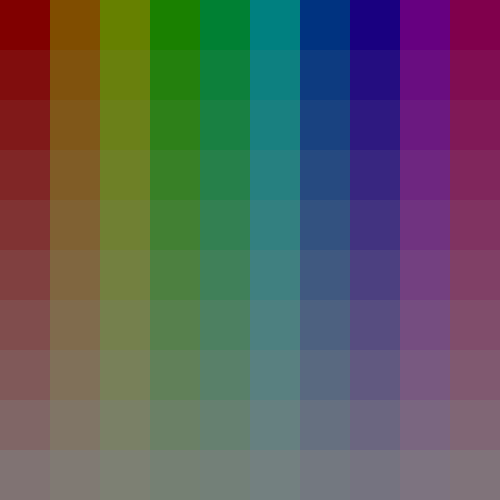
Frame 1 (no input)
Frame 60 (no input): identical to frame 1, image omitted
Frame 120 (the mouse pressed at the canvas centre since frame 60): identical to frame 1, image omitted

The p5.js sketch that drew this single still picture (run headless with seeded random() and noise() and a simulated clock; from frame 60 on, the mouse is pressed at the canvas centre):

// p5.js sketch
// ── sketch.js
function setup() {
  createCanvas(500, 500);
  colorMode(HSB, width, height, 100); // the 360 is related to the 720
  //  rectMode(CENTER);
  noStroke();
}

function draw() {
  fill(360, 100, 100);

  var numOfCols = 10; //ten columns
  var numOfRows = 10; //ten rows

  var colX = width / numOfCols; //creating an x grid
  var colY = height / numOfRows;
//forloops draw the rectangles
  for (var gridY = 0; gridY < height; gridY += colY) {
    for (var gridX = 0; gridX < width; gridX += colX) {
      fill(gridX, height - gridY, colX, colY); // the range spans the width of grid X, the saturation of the color is based on each row
      // the brightness is based on the colY value
      rect(gridX, gridY, colX, colY);
      // the rect x,y start when the last rect is draw the width and height are based on the colX, colY values specified earlier
    }
  }
}
